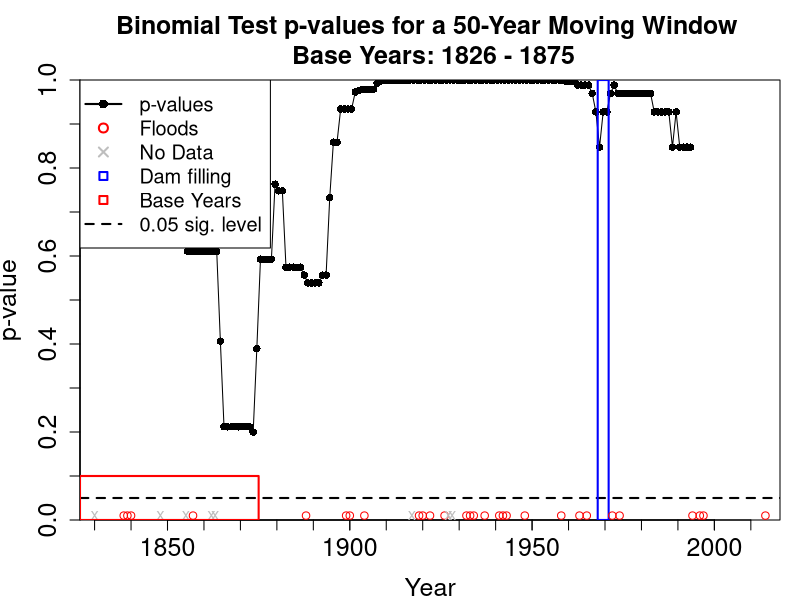

The R script that drew this image:
#Statistical Analysis for the Comment on Beltaos (2018)
#Code Authors: Jared D. Smith (jds485@cornell.edu)
#            : Jonathan Lamontagne (Jonathan.Lamontagne@tufts.edu)

#Blurb on sections in the code----

#Set working directory----
setwd("C:\\Users\\jsmif\\Documents\\Cornell\\Research\\Publications\\CountRegressionIceJams\\DataAnalysis\\PAD_IceJamFloods")

#Load libraries----

#Load data----
Floods = read.csv(file = 'FloodData.csv', stringsAsFactors = FALSE)

#Select only moderate (M) and extreme (X) floods (scale values of 2 and 3)
MX = Floods[,c('YEAR', 'Floods23only')]

#FIXME: remove years without flood data? currently using na.rm and is.na to check for NA data (no flood record) years

#Binomial exact tests----
# Compare to Beltaos' analysis blocks for 1900 - 2017 data----
#Estimate binomial p for the base case of pre-dam in 1968
# Years 1826 - 1967
p1826 = sum(MX[MX$YEAR <= 1967, 'Floods23only'], na.rm = TRUE)/length(which(is.na(MX[MX$YEAR <= 1967, 'Floods23only']) == FALSE))
# Years 1900 - 1967
p1900 = sum(MX[MX$YEAR >= 1900 & MX$YEAR <= 1967, 'Floods23only'], na.rm = TRUE)/length(which(is.na(MX[MX$YEAR >= 1900 & MX$YEAR <= 1967, 'Floods23only']) == FALSE))
# Years 1910 - 1967
p1910 = sum(MX[MX$YEAR >= 1910 & MX$YEAR <= 1967, 'Floods23only'], na.rm = TRUE)/length(which(is.na(MX[MX$YEAR >= 1910 & MX$YEAR <= 1967, 'Floods23only']) == FALSE))
# Years 1922 - 1967
p1922 = sum(MX[MX$YEAR >= 1922 & MX$YEAR <= 1967, 'Floods23only'], na.rm = TRUE)/length(which(is.na(MX[MX$YEAR >= 1922 & MX$YEAR <= 1967, 'Floods23only']) == FALSE))
# Years 1930 - 1967
p1930 = sum(MX[MX$YEAR >= 1930 & MX$YEAR <= 1967, 'Floods23only'], na.rm = TRUE)/length(which(is.na(MX[MX$YEAR >= 1930 & MX$YEAR <= 1967, 'Floods23only']) == FALSE))
# Years 1940 - 1967
p1940 = sum(MX[MX$YEAR >= 1940 & MX$YEAR <= 1967, 'Floods23only'], na.rm = TRUE)/length(which(is.na(MX[MX$YEAR >= 1940 & MX$YEAR <= 1967, 'Floods23only']) == FALSE))
# Years 1950 - 1967
p1950 = sum(MX[MX$YEAR >= 1950 & MX$YEAR <= 1967, 'Floods23only'], na.rm = TRUE)/length(which(is.na(MX[MX$YEAR >= 1950 & MX$YEAR <= 1967, 'Floods23only']) == FALSE))

#Binomial exact tests using those estimates of p as the null hypothesis value.
#Compute number of floods post-dam starting in 1971, and the length of record from 1971 - 2017
FldPD = sum(MX[MX$YEAR >= 1971 & MX$YEAR <= 2017, 'Floods23only'], na.rm = TRUE)
n = length(which(is.na(MX[MX$YEAR >= 1971 & MX$YEAR <= 2017, 'Floods23only']) == FALSE))

#Probability of seeing FldPD floods or less, given p from above. This is a test on p being less than the p above, given n years with FldPD floods.
# Years 1826 - 1967
bt1826 = binom.test(x = FldPD, n = n, p = p1826, alternative = 'less')
# Years 1900 - 1967
bt1900 = binom.test(x = FldPD, n = n, p = p1900, alternative = 'less')
# Years 1910 - 1967
bt1910 = binom.test(x = FldPD, n = n, p = p1910, alternative = 'less')
# Years 1922 - 1967
bt1922 = binom.test(x = FldPD, n = n, p = p1922, alternative = 'less')
# Years 1930 - 1967
bt1930 = binom.test(x = FldPD, n = n, p = p1930, alternative = 'less')
# Years 1940 - 1967
bt1940 = binom.test(x = FldPD, n = n, p = p1940, alternative = 'less')
# Years 1950 - 1967
bt1950 = binom.test(x = FldPD, n = n, p = p1950, alternative = 'less')

# Moving window analysis using all of the historical data----
#Window size in years
size = 50
#Window jump size in years
jump = 1
#FIXME: Evaluate the sensitivity of this analysis wrt size and jump. Should pick the size and jump that stabilizes the values.

#FIXME: Currently does not drop reservior filling years.

#Compute p-values of binomial exact tests. Treat the first 'size' years of data as the base case.

#Preallocate p value vector and midpoint vector. First window is base case and does not get tested.
pvec = mids = vector('numeric', length = (nrow(MX) - size))
for (i in 1:(length(pvec) + 1)){
  #Number of floods in size
  x = sum(MX[MX$YEAR >= (MX$YEAR[1] + (i-1)) & MX$YEAR <= (MX$YEAR[1] + (i-1) + size - 1), 'Floods23only'], na.rm = TRUE)
  #Number of years with data in size
  nx = length(which(is.na(MX[MX$YEAR >= (MX$YEAR[1] + (i-1)) & MX$YEAR <= (MX$YEAR[1] + (i-1) + size - 1), 'Floods23only']) == FALSE))
  
  #Extract the p-value from the lower tail binomial test.
  if (i == 1){
    #Base case. Estimate p from the data, and use as the null value in tests that follow.
    pbase = x/nx
  }
  else{
    pvec[i-1] = binom.test(x = x, n = nx, p = pbase, alternative = 'less')[[3]]
    #Compute the midpoint of the window for plotting
    mids[i-1] = sum(MX[MX$YEAR >= (MX$YEAR[1] + (i-1)) & MX$YEAR <= (MX$YEAR[1] + (i-1) + size - 1), 'YEAR'][c(1,size)])/2
  }
}
rm(x, nx)

#Plot of moving window
png('MovingWindowBinomialTest.png', res = 300, width = 8, height = 8, units = 'in')
par(mar = c(4,4,4,1), xaxs = 'i', yaxs = 'i')
#Plot of the p-values. X location is the midpoint of the window
plot(x = mids, y = pvec, pch = 16, lty = 1, type = 'o',
     xlim = c(MX$YEAR[1], MX$YEAR[nrow(MX)]), ylim = c(0, 1),
     xlab = 'Year', ylab = 'p-value', main = 'Binomial Test p-values for a 50-Year Moving Window \n Base Years: 1826 - 1875',
     cex.axis = 1.5, cex.main = 1.5, cex.lab = 1.5)

axis(side = 1, at = seq(1830,2010,10), labels = FALSE)
axis(side = 2, at = seq(0.1,0.9,0.2), labels = FALSE)

#Line for 0.05 significance
lines(x = c(MX$YEAR[1], MX$YEAR[nrow(MX)]), y = c(0.05, 0.05), lty = 2, lwd = 2)

#Polygon for dam filling years
polygon(x = c(1968, 1968, 1971, 1971), y = c(0, 1, 1, 0), col = 'blue', density = 0, lwd = 2)

par(new = TRUE)
#Plot of the floods to show where they exist
plot(x = MX$YEAR[MX$Floods23only == 1], y = rep(0.01,length(MX$YEAR[MX$Floods23only == 1])), 
     pch = 1, col = 'red',
     xlim = c(MX$YEAR[1], MX$YEAR[nrow(MX)]), ylim = c(0, 1),
     xlab = '', ylab = '', main = '', axes = FALSE)

par(new = TRUE)
#plot of the no data years to show where no data exist
plot(x = MX$YEAR[is.na(MX$Floods23only)], y = rep(0.01,length(MX$YEAR[is.na(MX$Floods23only)])), 
     pch = 'x', col = 'grey',
     xlim = c(MX$YEAR[1], MX$YEAR[nrow(MX)]), ylim = c(0, 1),
     xlab = '', ylab = '', main = '', axes = FALSE)

#Polygon for base years
polygon(x = c(MX$YEAR[1], MX$YEAR[1], MX$YEAR[size], MX$YEAR[size]), y = c(0, 0.1, 0.1, 0), col = 'red', density = 0, lwd = 2)

legend('topleft', legend = c('p-values', 'Floods', 'No Data', 'Dam filling', 'Base Years', '0.05 sig. level'), pch = c(16,1,4,22,22,NA), lty = c(1,NA,NA,NA,NA,2), lwd = 2, col = c('black', 'red', 'grey', 'blue','red', 'black'), cex = 1.2)

dev.off()

#Replication of Beltaos' regression analysis tests----

# Years 1900 - 1967

# Years 1910 - 1967

# Years 1922 - 1967

# Years 1930 - 1967

# Years 1940 - 1967

# Years 1950 - 1967
